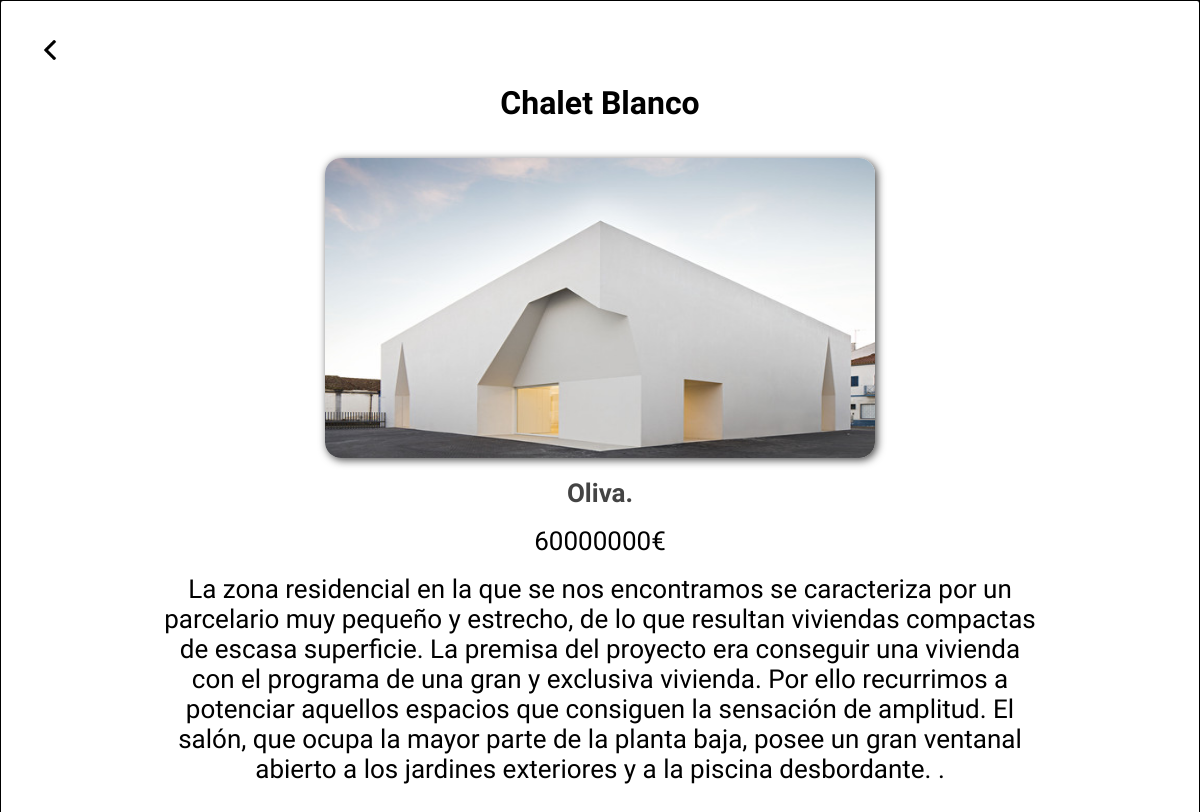
Screenshot of /MAQUETACIÓN/Proyectos/Proyecto-1/proyecto1.php?id=2 with the database file from the repository.
### tables this page shows
CREATE TABLE `proyectos` (
  `idProyectos` int(11) NOT NULL,
  `nombre` varchar(45) DEFAULT NULL,
  `localizacion` varchar(45) DEFAULT NULL,
  `presupuesto` int(11) DEFAULT NULL,
  `fecha_inicio` date DEFAULT NULL,
  `fecha_fin` date DEFAULT NULL,
  `Descripcion` varchar(2000) DEFAULT NULL,
  `URL_Imagenes` varchar(200) DEFAULT NULL
);

### MAQUETACIÓN/Proyectos/Proyecto-1/proyecto1.php (the view, shortened to what this page needs)
<!DOCTYPE html>
<html lang="es">
<head>
  <link rel="stylesheet" href="./proyecto1.css">
</head>
<?php
$conexion= mysqli_connect("127.0.0.1", "root", "", "komorebi");
?>
<body>
  <main>
    <section id="wrap">
      <section id="section-pic">
        <?php
        $registros = mysqli_query($conexion, "SELECT URL_Imagenes, nombre,localizacion, presupuesto, Descripcion FROM `proyectos` WHERE idProyectos=".$_GET['id']);
        $filas = mysqli_fetch_all($registros, MYSQLI_ASSOC);
        foreach ($filas as $fila){
        ?>
        <h2><?php echo $fila['nombre'] ?></h2><br><br>
        <img src="../img/<?php echo $fila['URL_Imagenes']?>" alt="" id="imagenes">
      </section>
      <section id="section-text">
        <p id="localizacion"><?php echo $fila['localizacion']?>.</p><br>
        <p><?php echo $fila['presupuesto']?>€</p><br>
        <p id="descripcion"><?php echo $fila['Descripcion']?>.</p>
      </section>
      <?php
        }
        ?>
    </section>
    <div id="boton">
      <a href="../../Estudio/estudio.php#proyectos"><dfn title="Volver atrás"><img src="../img/flecha-izquierda.png" alt="flecha de retroceso"></dfn></a>
    </div>
  </main>
</body>
</html>

### MAQUETACIÓN/Proyectos/Proyecto-1/proyecto1.css (style rules this page uses)
* { margin: 0; padding: 0; font-family: sans-serif; }
main { display: flex; flex-flow: column; align-items: center; height: 100vh; outline: auto; }
#wrap { display: flex; margin-top: 3%; flex-flow: column wrap; align-items: center; padding: 3em; gap: 1em; text-align: center; height: 100vh; }
h2 { font-family: 'Big Shoulders Display', cursive; font-size: xx-large; font-weight: 700; }
p { font-family: 'Big Shoulders Display', cursive; font-size: 26px; font-weight: 500; }
#localizacion { color: #444; font-weight: 700; }
#section-text { width: 80%; }
img { width: 550px; height: 300px; }
#imagenes { border-radius: 1em; box-shadow: 2px 2px 8px #444; }
div img { position: absolute; left: 40px; top: 40px; width: 20px; height: 20px; }

### rows the page displays
proyectos: nombre "Chalet Blanco", URL_Imagenes (picture), localizacion "Oliva", presupuesto "60000000", Descripcion "La zona residencial en la que se nos encontramos se caracteriza por un parcelario muy pequeño y estrecho, de lo que resultan viviendas compactas de escasa superficie. La premisa del proyecto era conseguir una vivienda con el programa de una gran y exclusiva vivienda. Por ello recurrimos a potenciar aquellos espacios que consiguen la sensación de amplitud. El salón, que ocupa la mayor parte de la planta baja, posee un gran ventanal abierto a los jardines exteriores y a la piscina desbordante."
